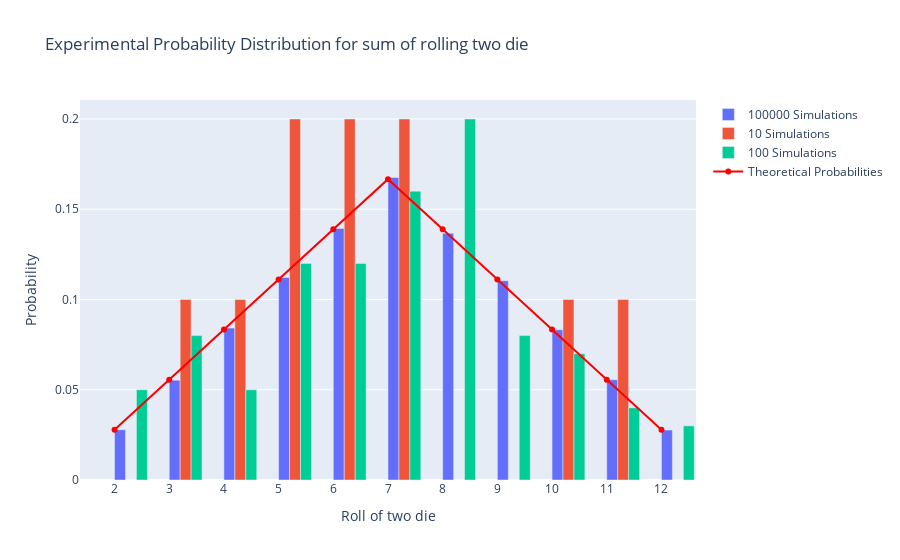

Notebook source saved alongside this figure:
### Markdown cell above
## Simulating Two Fair Dice Rolls and Experimental Probabilities

### Objective
The objective of this code is to simulate rolling two fair six-sided dice and calculate experimental probabilities for each possible sum of the two dice.

### Sample Space
When rolling two fair dice, the sample space consists of all possible sums of their outcomes, ranging from 2 to 12.

### Probabilities
- The theoretical probabilities for each sum of two dice follow a triangular distribution:
- Sum of 2: 1 way to roll (1 + 1) - Probability: \(1/36\)
- Sum of 3: 2 ways to roll (1 + 2, 2 + 1) - Probability: \(2/36\)
- Sum of 4: 3 ways to roll (1 + 3, 2 + 2, 3 + 1) - Probability: \(3/36\)
- Sum of 5: 4 ways to roll (1 + 4, 2 + 3, 3 + 2, 4 + 1) - Probability: \(4/36\)
- Sum of 6: 5 ways to roll (1 + 5, 2 + 4, 3 + 3, 4 + 2, 5 + 1) - Probability: \(5/36\)
- Sum of 7: 6 ways to roll (1 + 6, 2 + 5, 3 + 4, 4 + 3, 5 + 2, 6 + 1) - Probability: \(6/36\)
- Sum of 8: 5 ways to roll (2 + 6, 3 + 5, 4 + 4, 5 + 3, 6 + 2) - Probability: \(5/36\)
- Sum of 9: 4 ways to roll (3 + 6, 4 + 5, 5 + 4, 6 + 3) - Probability: \(4/36\)
- Sum of 10: 3 ways to roll (4 + 6, 5 + 5, 6 + 4) - Probability: \(3/36\)
- Sum of 11: 2 ways to roll (5 + 6, 6 + 5) - Probability: \(2/36\)
- Sum of 12: 1 way to roll (6 + 6) - Probability: \(1/36\)

### Code cell
sample_space = range(2,13)
# Actual probabilities (since it's the sum of two fair six-sided dice)
actual_probabilities = [1/36, 2/36, 3/36, 4/36, 5/36, 6/36, 5/36, 4/36, 3/36, 2/36, 1/36]

# Number of simulations
num_simulations_list = [ 100000 , 10, 100]
operation='sum' 
no_of_die=2

# run the experiment 
df = run_experiment(num_simulations_list=num_simulations_list, actual_probabilities=actual_probabilities ,operation="sum" , no_of_die=2 ,sample_space=sample_space)
title='Experimental Probability Distribution for sum of rolling two die '
x_title = "Roll of two die"
plot_df(df=df , num_simulations_list=num_simulations_list ,title=title, x_title=x_title)

df

### Figure 1 — Plotly figure (JSON) as saved in the notebook; plotly's stock layout.template omitted (floating-point values rounded to 4 significant figures)
{"data": [{"name": "100000 Simulations", "offset": 0, "type": "bar", "width": 0.2, "x": [2, 3, 4, 5, 6, 7, 8, 9, 10, 11, 12], "y": [0.02786, 0.05533, 0.08416, 0.1122, 0.1393, 0.1676, 0.1367, 0.1104, 0.08322, 0.05554, 0.02769]}, {"name": "10 Simulations", "offset": 0.2, "type": "bar", "width": 0.2, "x": [2, 3, 4, 5, 6, 7, 8, 9, 10, 11, 12], "y": [0, 0.1, 0.1, 0.2, 0.2, 0.2, 0, 0, 0.1, 0.1, 0]}, {"name": "100 Simulations", "offset": 0.4, "type": "bar", "width": 0.2, "x": [2, 3, 4, 5, 6, 7, 8, 9, 10, 11, 12], "y": [0.05, 0.08, 0.05, 0.12, 0.12, 0.16, 0.2, 0.08, 0.07, 0.04, 0.03]}, {"line": {"color": "red"}, "mode": "lines+markers", "name": "Theoretical Probabilities", "type": "scatter", "x": [2, 3, 4, 5, 6, 7, 8, 9, 10, 11, 12], "y": [0.02778, 0.05556, 0.08333, 0.1111, 0.1389, 0.1667, 0.1389, 0.1111, 0.08333, 0.05556, 0.02778]}], "layout": {"barmode": "group", "title": {"text": "Experimental Probability Distribution for sum of rolling two die "}, "xaxis": {"tickmode": "linear", "title": {"text": "Roll of two die"}}, "yaxis": {"title": {"text": "Probability"}}}}
